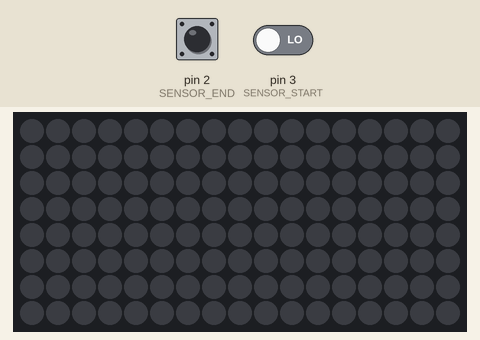
The sketch below on a simulated Arduino Uno, built with avr-gcc and run on an emulated ATmega328P. Shown: 17×8 RGB LED matrix (first LED top left, wired row by row). Inputs (shaded band) come from the test bench; at power-on: pin 2 (SENSOR_END) LOW, pin 3 (SENSOR_START) LOW. Dim RGB values are drawn brighter than linear.

Above: at 1.3 s.
1.4 s: pin 2 (SENSOR_END) driven HIGH
At 1.68 s:
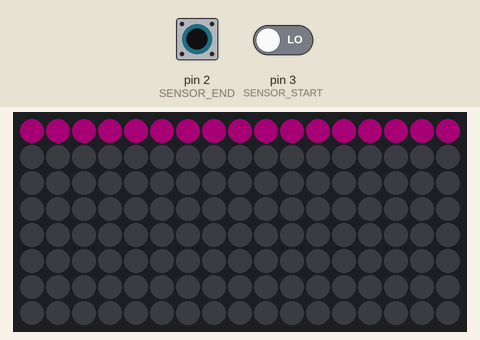
4.4 s: pin 3 (SENSOR_START) driven HIGH
At 5.8 s:
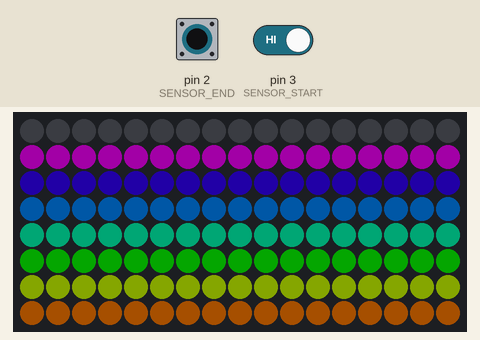
10.4 s: pin 2 (SENSOR_END) pulsed LOW 2 times (0.12 s each, 0.3 s apart)
At 10.81 s:
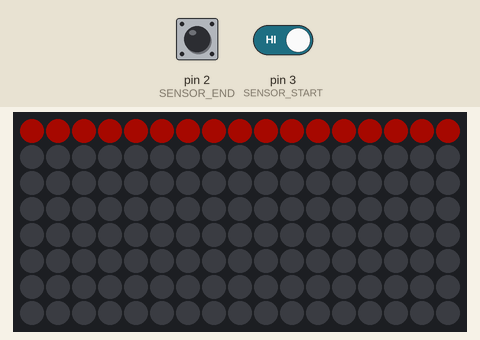
Timing chart, 0 to 13.4 s (numbered marks = the images above; inputs shaded):
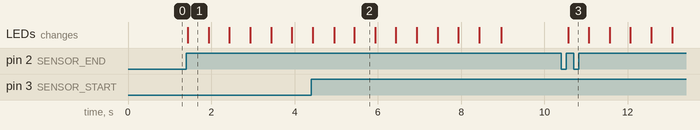

Measured:
- after the input at 1.4 s, the LEDs: change at once (image 1)
- after the input at 10.4 s, the LEDs: change after 0.17 s (image 3)
- what the display in image 1 shows lasts 0.5 s, from 1.4 s to 1.9 s

The sketch:

LEDstairs_v1.0.ino
```cpp
/*
  Скетч к проекту "Подсветка лестницы"
  Страница проекта (схемы, описания): https://alexgyver.ru/ledstairs/
  Исходники на GitHub: https://github.com/AlexGyver/LEDstairs
  Нравится, как написан код? Поддержи автора! https://alexgyver.ru/support_alex/
  Автор: AlexGyver Technologies, 2019
  https://AlexGyver.ru/
*/

#define STEP_AMOUNT 8     // количество ступенек
#define STEP_LENGTH 17    // количество чипов WS2811 на ступеньку

#define AUTO_BRIGHT 0     // автояркость 0/1 вкл/выкл (с фоторезистором)
#define CUSTOM_BRIGHT 40  // ручная яркость

#define FADR_SPEED 500
#define START_EFFECT RAINBOW    // режим при старте COLOR, RAINBOW, FIRE
#define ROTATE_EFFECTS 0      // 0/1 - автосмена эффектов
#define TIMEOUT 15            // секунд, таймаут выключения ступенек, если не сработал конечный датчик

// пины
// если перепутаны сенсоры - можно поменять их местами в коде! Вот тут
#define SENSOR_START 3
#define SENSOR_END 2
#define STRIP_PIN 12    // пин ленты
#define PHOTO_PIN A0

// для разработчиков
#define ORDER_BGR       // порядок цветов ORDER_GRB / ORDER_RGB / ORDER_BRG
#define COLOR_DEBTH 2   // цветовая глубина: 1, 2, 3 (в байтах)
#include <microLED.h>
#define NUMLEDS STEP_AMOUNT * STEP_LENGTH // кол-во светодиодов
LEDdata leds[NUMLEDS];  // буфер ленты
microLED strip(leds, STRIP_PIN, STEP_LENGTH, STEP_AMOUNT, ZIGZAG, LEFT_BOTTOM, DIR_RIGHT);  // объект матрица

int effSpeed;
int8_t effDir;
byte curBright = CUSTOM_BRIGHT;
enum {S_IDLE, S_WORK} systemState = S_IDLE;
enum {COLOR, RAINBOW, FIRE} curEffect = START_EFFECT;
#define EFFECTS_AMOUNT 3
byte effectCounter;

// ==== удобные макросы ====
#define FOR_i(from, to) for(int i = (from); i < (to); i++)
#define FOR_j(from, to) for(int j = (from); j < (to); j++)
#define FOR_k(from, to) for(int k = (from); k < (to); k++)
#define EVERY_MS(x) \
  static uint32_t tmr;\
  bool flag = millis() - tmr >= (x);\
  if (flag) tmr = millis();\
  if (flag)
//===========================

// ФЛ для функции Noise
#include <FastLED.h>
int counter = 0;
CRGBPalette16 firePalette;

void setup() {
  Serial.begin(9600);
  //FastLED.addLeds<WS2811, STRIP_PIN, GRB>(leds, NUMLEDS).setCorrection( TypicalLEDStrip );
  strip.setBrightness(curBright);    // яркость (0-255)
  strip.clear();
  strip.show();
  // для кнопок
  //pinMode(SENSOR_START, INPUT_PULLUP);
  //pinMode(SENSOR_END, INPUT_PULLUP);
  firePalette = CRGBPalette16(
                  getFireColor(0 * 16),
                  getFireColor(1 * 16),
                  getFireColor(2 * 16),
                  getFireColor(3 * 16),
                  getFireColor(4 * 16),
                  getFireColor(5 * 16),
                  getFireColor(6 * 16),
                  getFireColor(7 * 16),
                  getFireColor(8 * 16),
                  getFireColor(9 * 16),
                  getFireColor(10 * 16),
                  getFireColor(11 * 16),
                  getFireColor(12 * 16),
                  getFireColor(13 * 16),
                  getFireColor(14 * 16),
                  getFireColor(15 * 16)
                );
  delay(100);
  strip.clear();
  strip.show();
}

void loop() {
  getBright();
  readSensors();
  effectFlow();
}

void getBright() {
#if (AUTO_BRIGHT == 1)
  if (systemState == S_IDLE) {  // в режиме простоя
    EVERY_MS(3000) {            // каждые 3 сек
      Serial.println(analogRead(PHOTO_PIN));
      curBright = map(analogRead(PHOTO_PIN), 30, 800, 10, 200);
      strip.setBrightness(curBright);
    }
  }
#endif
}

// крутилка эффектов в режиме активной работы
void effectFlow() {
  if (systemState == S_WORK) {
    static uint32_t tmr;
    if (millis() - tmr >= effSpeed) {
      tmr = millis();
      //EVERY_MS(effSpeed) {
      switch (curEffect) {
        case COLOR: staticColor(effDir, 0, STEP_AMOUNT); break;
        case RAINBOW: rainbowStripes(-effDir, 0, STEP_AMOUNT); break; // rainbowStripes - приёмный
        case FIRE: fireStairs(effDir, 0, 0); break;
      }
      strip.show();
    }
  }
}

// читаем сенсоры
void readSensors() {
  static bool flag1 = false, flag2 = false;
  static uint32_t timeoutCounter;

  // ТАЙМАУТ
  if (systemState == S_WORK && millis() - timeoutCounter >= (TIMEOUT * 1000L)) {
    systemState = S_IDLE;
    int changeBright = curBright;
    while (1) {
      EVERY_MS(50) {
        changeBright -= 5;
        if (changeBright < 0) break;
        strip.setBrightness(changeBright);
        strip.show();
      }
    }
    strip.clear();
    strip.setBrightness(curBright);
    strip.show();
  }

  EVERY_MS(50) {
    // СЕНСОР У НАЧАЛА ЛЕСТНИЦЫ
    if (digitalRead(SENSOR_START)) {
      if (!flag1) {
        flag1 = true;
        timeoutCounter = millis();
        if (systemState == S_IDLE) {
          effDir = 1;
          if (ROTATE_EFFECTS) {
            if (++effectCounter >= EFFECTS_AMOUNT) effectCounter = 0;
            curEffect = effectCounter;
          }
        }
        switch (systemState) {
          case S_IDLE: stepFader(0, 0); systemState = S_WORK; break;
          case S_WORK:
            if (effDir == -1) {
              stepFader(1, 1); systemState = S_IDLE;
              strip.clear(); strip.show(); return;
            } break;
        }
      }
    } else {
      if (flag1) flag1 = false;
    }

    // СЕНСОР У КОНЦА ЛЕСТНИЦЫ
    if (digitalRead(SENSOR_END)) {
      if (!flag2) {
        flag2 = true;
        timeoutCounter = millis();
        if (systemState == S_IDLE) {
          effDir = -1;
          if (ROTATE_EFFECTS) {
            if (++effectCounter >= EFFECTS_AMOUNT) effectCounter = 0;
            curEffect = effectCounter;
          }
        }
        switch (systemState) {
          case S_IDLE: stepFader(1, 0); systemState = S_WORK; break;
          case S_WORK:
            if (effDir == 1) {
              stepFader(0, 1); systemState = S_IDLE;
              strip.clear(); strip.show(); return;
            } break;
        }
      }
    } else {
      if (flag2) flag2 = false;
    }
  }
}
```

effects.ino
```cpp
// плавный включатель-выключатель эффектов
void stepFader(bool dir, bool state) {
  // dir 0 на себя, 1 от себя
  // state 0 рост, 1 выкл
  // 0 0
  // 0 1
  // 1 0
  // 1 1
  byte mode = state | (dir << 1);
  byte counter = 0;
  while (1) {
    EVERY_MS(FADR_SPEED) {
      counter++;
      switch (curEffect) {
        case COLOR:
          switch (mode) {
            case 0: staticColor(1, 0, counter); break;
            case 1: staticColor(1, counter, STEP_AMOUNT); break;
            case 2: staticColor(-1, STEP_AMOUNT - counter, STEP_AMOUNT); break;
            case 3: staticColor(-1, 0, STEP_AMOUNT - counter); break;
          }
          break;
        case RAINBOW:
          switch (mode) {
            case 0: rainbowStripes(-1, STEP_AMOUNT - counter, STEP_AMOUNT); break;
            case 1: rainbowStripes(-1, 0, STEP_AMOUNT - counter); break;
            case 2: rainbowStripes(1, STEP_AMOUNT - counter, STEP_AMOUNT); break;
            case 3: rainbowStripes(1, 0, STEP_AMOUNT - counter); break;
          }
          break;
        case FIRE:
          if (state) {
            int changeBright = curBright;
            while (1) {
              EVERY_MS(50) {
                changeBright -= 5;
                if (changeBright < 0) break;
                strip.setBrightness(changeBright);
                fireStairs(0, 0, 0);
                strip.show();
              }
            }
            strip.clear();
            strip.setBrightness(curBright);
            strip.show();
          } else {
            int changeBright = 0;
            strip.setBrightness(0);
            while (1) {
              EVERY_MS(50) {
                changeBright += 5;
                if (changeBright > curBright) break;
                strip.setBrightness(changeBright);
                fireStairs(0, 0, 0);
                strip.show();
              }
              strip.setBrightness(curBright);
            }
          }
          return;
          break;
      }
      strip.show();
      if (counter == STEP_AMOUNT) break;
    }
  }
  if (state == 1) {
    strip.clear();
    strip.show();
  }
}

// ============== ЭФФЕКТЫ =============
// ========= огонь
// настройки пламени
#define HUE_GAP 45      // заброс по hue
#define FIRE_STEP 90    // шаг изменения "языков" пламени
#define HUE_START 2     // начальный цвет огня (0 красный, 80 зелёный, 140 молния, 190 розовый)
#define MIN_BRIGHT 150  // мин. яркость огня
#define MAX_BRIGHT 255  // макс. яркость огня
#define MIN_SAT 220     // мин. насыщенность
#define MAX_SAT 255     // макс. насыщенность

void fireStairs(int8_t dir, byte from, byte to) {
  effSpeed = 30;
  static uint16_t counter = 0;
  FOR_i(0, STEP_LENGTH) {
    FOR_j(0, STEP_AMOUNT) {
      strip.setPix(i, j, mHEX(getPixColor(ColorFromPalette(
                                            firePalette,
                                            (inoise8(i * FIRE_STEP, j * FIRE_STEP, counter)),
                                            255,
                                            LINEARBLEND
                                          ))));
    }
  }
  counter += 10;
}
uint32_t getPixColor(CRGB thisPixel) {
  return (((uint32_t)thisPixel.r << 16) | (thisPixel.g << 8) | thisPixel.b);
}
CRGB getFireColor(int val) {
  // чем больше val, тем сильнее сдвигается цвет, падает насыщеность и растёт яркость
  return CHSV(
           HUE_START + map(val, 0, 255, 0, HUE_GAP),                    // H
           constrain(map(val, 0, 255, MAX_SAT, MIN_SAT), 0, 255),       // S
           constrain(map(val, 0, 255, MIN_BRIGHT, MAX_BRIGHT), 0, 255)  // V
         );
}

// ========= смена цвета общая
void staticColor(int8_t dir, byte from, byte to) {
  effSpeed = 100;
  byte thisBright;
  static byte colorCounter = 0;
  colorCounter += 2;
  FOR_i(0, STEP_AMOUNT) {
    thisBright = 255;
    if (i < from || i >= to) thisBright = 0;
    fillStep(i, mHSV(colorCounter, 255, thisBright));
  }
}

// ========= полоски радужные
void rainbowStripes(int8_t dir, byte from, byte to) {
  effSpeed = 40;
  static byte colorCounter = 0;
  colorCounter += 2;
  byte thisBright;
  FOR_i(0, STEP_AMOUNT) {
    thisBright = 255;
    if (i < from || i >= to) thisBright = 0;
    fillStep((dir > 0) ? (i) : (STEP_AMOUNT - 1 - i), mHSV(colorCounter + (float)i * 255 / STEP_AMOUNT, 255, thisBright));
  }
}

// ========= залить ступеньку цветом (служебное)
void fillStep(int8_t num, LEDdata color) {
  if (num >= STEP_AMOUNT || num < 0) return;
  FOR_i(num * STEP_LENGTH, num * STEP_LENGTH + STEP_LENGTH) {
    leds[i] = color;
  }
}
```
